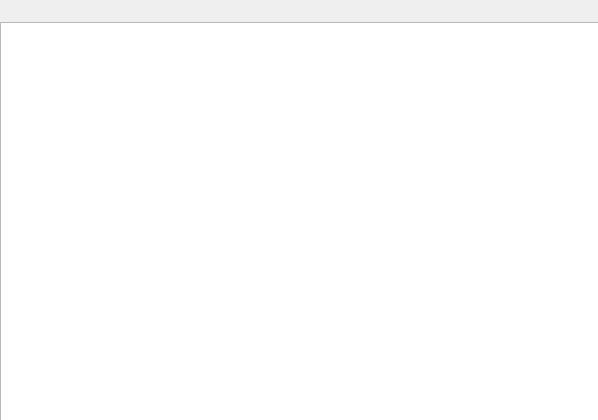
<?xml version="1.0" encoding="UTF-8"?>
<ui version="4.0">
 <class>FormTxt</class>
 <widget class="QWidget" name="FormTxt">
  <property name="geometry">
   <rect>
    <x>0</x>
    <y>0</y>
    <width>598</width>
    <height>420</height>
   </rect>
  </property>
  <property name="windowTitle">
   <string>Form</string>
  </property>
  <widget class="QTableView" name="tableView">
   <property name="geometry">
    <rect>
     <x>0</x>
     <y>22</y>
     <width>600</width>
     <height>400</height>
    </rect>
   </property>
  </widget>
  <action name="actSave">
   <property name="enabled">
    <bool>false</bool>
   </property>
   <property name="text">
    <string>保存</string>
   </property>
   <property name="toolTip">
    <string>保存文件</string>
   </property>
   <property name="shortcut">
    <string>Ctrl+S</string>
   </property>
  </action>
  <action name="actOpen">
   <property name="text">
    <string>打开</string>
   </property>
   <property name="toolTip">
    <string>打开文件</string>
   </property>
  </action>
  <action name="actDelete">
   <property name="enabled">
    <bool>false</bool>
   </property>
   <property name="text">
    <string>删除</string>
   </property>
   <property name="toolTip">
    <string>删除当前行</string>
   </property>
   <property name="shortcut">
    <string>Del</string>
   </property>
  </action>
  <action name="actInsert">
   <property name="enabled">
    <bool>false</bool>
   </property>
   <property name="text">
    <string>插入</string>
   </property>
   <property name="toolTip">
    <string>插入前一行</string>
   </property>
  </action>
  <action name="actAppend">
   <property name="enabled">
    <bool>false</bool>
   </property>
   <property name="text">
    <string>添加</string>
   </property>
   <property name="toolTip">
    <string>末尾添加一行</string>
   </property>
  </action>
 </widget>
 <resources/>
 <connections/>
</ui>
